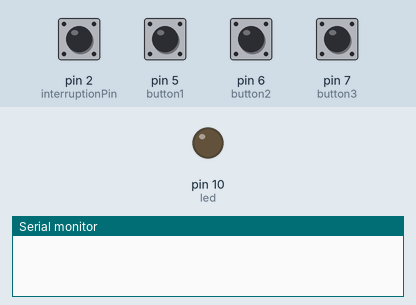
Bench run of a sketch on a simulated Arduino Uno, built with avr-gcc and run on an emulated ATmega328P. Parts: output pins drawn as LEDs (lit = HIGH), the last lines printed to the serial monitor. Dashed ring = blinking. Inputs (shaded band) come from the test bench; at power-on: pin 2 (interruptionPin), pin 5 (button1), pin 6 (button2), pin 7 (button3) HIGH.

Above: at 1.2 s.
1.3 s: pin 5 (button1) pulled LOW for 0.15 s
At 3.2 s:
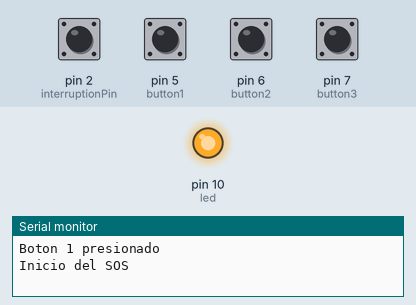
4.3 s: pin 2 (interruptionPin) pulled LOW for 0.15 s
At 5.0 s:
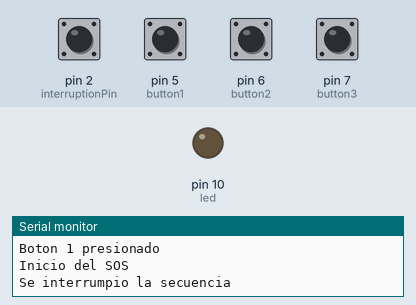
6.2 s: pin 7 (button3) pulled LOW for 1 s
At 7.76 s:
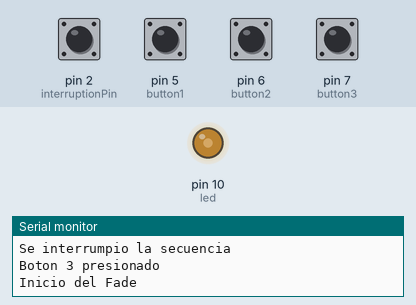
10.0 s: pin 2 (interruptionPin) pulled LOW for 1 s
At 10.16 s:
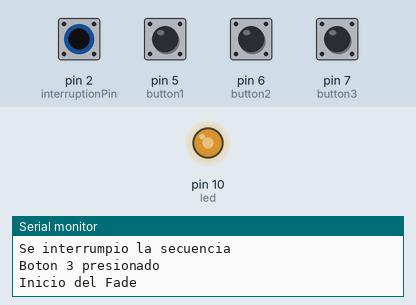
13.0 s: pin 6 (button2) pulled LOW for 1 s
At 13.92 s:
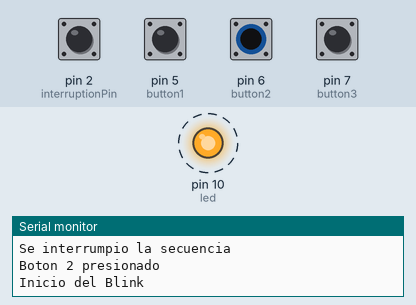
Timing chart, 0 to 17.9 s (numbered marks = the images above; inputs shaded):
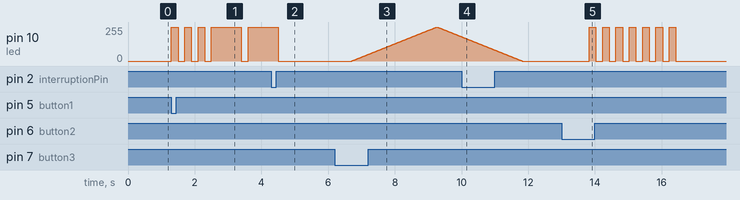

Measured:
- after the input at 1.3 s, pin 10 (led): goes 3 × (255/255 0.20 s, 0/255 0.20 s), 255/255 0.90 s, 0/255 0.20 s, then 255/255, starting at once
- after the input at 4.3 s, pin 10 (led): goes on until 4.5 s, then stays 0/255
- after the input at 6.2 s, pin 10 (led): rises from 0/255 to 255/255 in 2.5 s, then falls to 182/255 in 0.74 s
- after the input at 10.0 s, pin 10 (led): goes on until 11.8 s, then stays 0/255
- after the input at 13.0 s, pin 10 (led): alternates 255/255 for 0.20 s and 0/255 for 0.20 s, 14 changes in all, then stays 0/255, starting after 0.83 s

The sketch:

IRQ_Enmascarado.ino
```cpp
int interruptionPin = 2;

int button1 = 5;
int button2 = 6;
int button3 = 7;
int led = 10;

int shortDelay = 200;
int longDelay = 900;

volatile bool interrupt = false;

void setup() {
  pinMode(interruptionPin, INPUT_PULLUP);
  attachInterrupt(digitalPinToInterrupt(interruptionPin), myInterruption, CHANGE);

  pinMode(button1, INPUT_PULLUP);
  pinMode(button2, INPUT_PULLUP);
  pinMode(button3, INPUT_PULLUP);
  pinMode(led, OUTPUT);
  Serial.begin(9600);
}

void loop() {
  //Lectura de los botones
  int buttonState1 = digitalRead(button1);
  int buttonState2 = digitalRead(button2);
  int buttonState3 = digitalRead(button3);

  interrupt = false;

  if (buttonState1 == LOW) {
    Serial.println("Boton 1 presionado");  //Boton del S.O.S
    Serial.println("Inicio del SOS");
    // Morse para la letra "S"
    for (int i = 0; i < 3 && !interrupt; i++) {
      digitalWrite(led, HIGH);
      delay(shortDelay);
      digitalWrite(led, LOW);
      delay(shortDelay);
    }

    // Morse para la letra "O"
    for (int i = 0; i < 3 && !interrupt; i++) {
      digitalWrite(led, HIGH);
      delay(longDelay);
      digitalWrite(led, LOW);
      delay(shortDelay);
    }

    // Morse para la letra "S"
    for (int i = 0; i < 3 && !interrupt; i++) {
      digitalWrite(led, HIGH);
      delay(shortDelay);
      digitalWrite(led, LOW);
      delay(shortDelay);
    }
    //Fin de Sos
    Serial.println(interrupt ? "Se interrumpio la secuencia" : "Final del SOS ");
    //Serial.println("Final del SOS");
    delay(2000);

  } else if (buttonState2 == LOW) {
    Serial.println("Boton 2 presionado");  //boton del blink
    Serial.println("Inicio del Blink");
    for (int i = 0; i < 7 && !interrupt; i++) {
      digitalWrite(led, HIGH);
      delay(shortDelay);
      digitalWrite(led, LOW);
      delay(shortDelay);
    }
    //Fin del Blink
    Serial.println(interrupt ? "Se interrumpio la secuencia" : "Final del Blink ");
    //Serial.println("Final del Blink");
    delay(2000);

  } else if (buttonState3 == LOW) {
    Serial.println("Boton 3 presionado"); //boton del fade
    Serial.println("Inicio del Fade");
    for (int j = 0; j <= 7 && !interrupt; j++) {
      //Fade in
      for (int i = 0; i <= 255; i++) {
        analogWrite(led, i);
        delay(10);
      }

      //Fade out
      for (int i = 255; i >= 0; i--) {
        analogWrite(led, i);
        delay(10);
      }
    }
    //fin del Fade
    Serial.println(interrupt ? "Se interrumpio la secuencia" : "Final del Fade ");
    //Serial.println("Final del Fade");
    delay(2000);
  }
}

void myInterruption() {
  interrupt = true;
}
```
